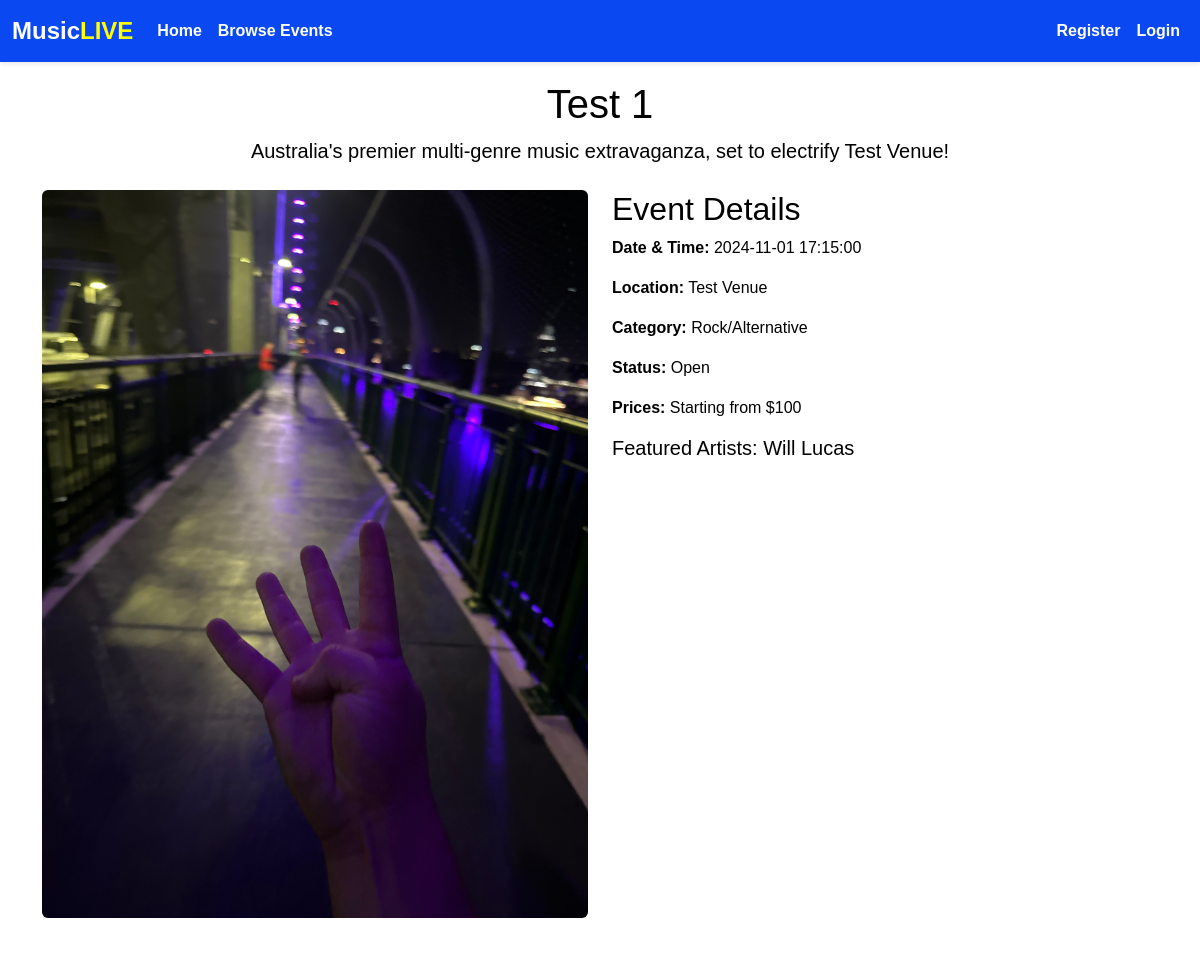
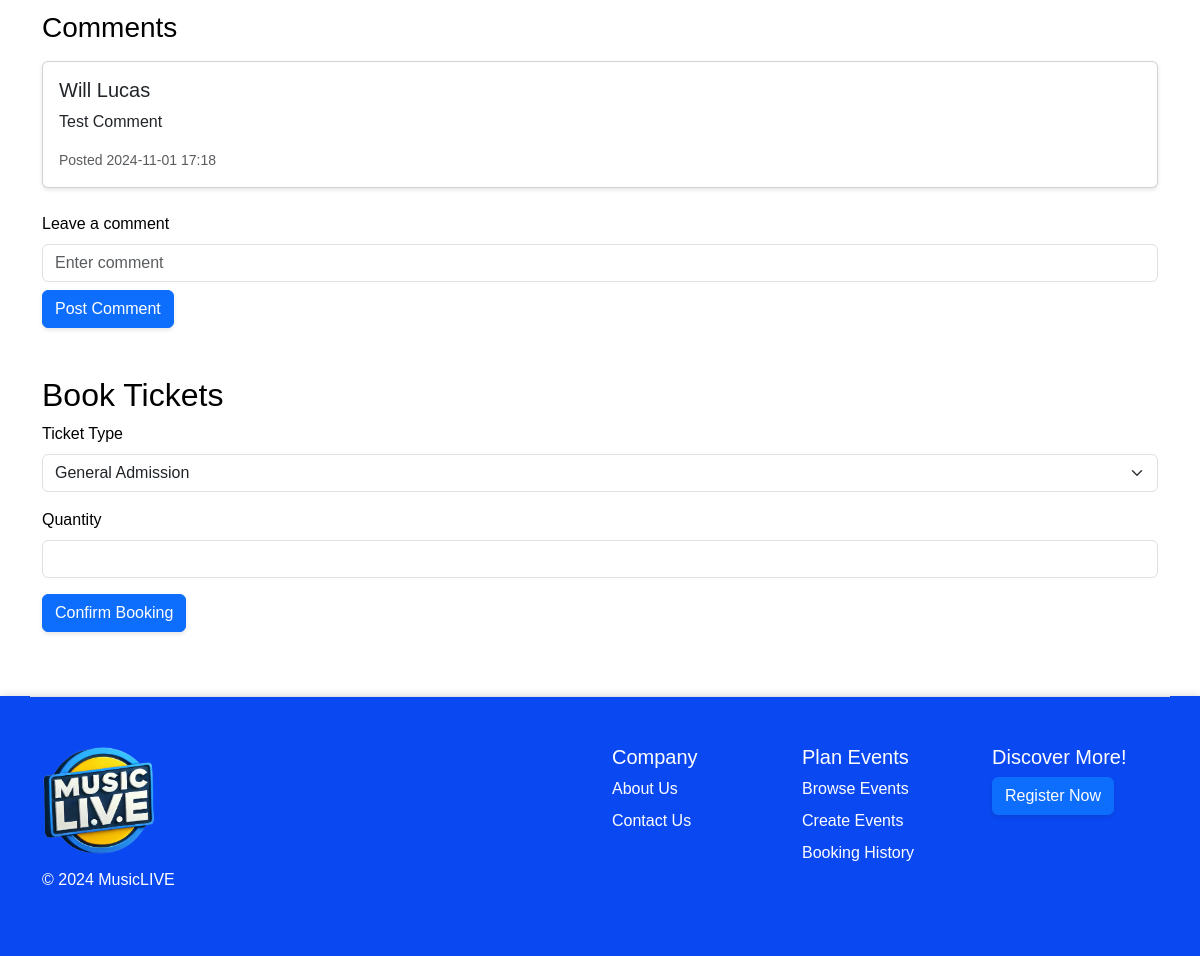
The app's page /show/1 with its own data (2 pictures, top to bottom).
### website/models.py (models this page shows, shortened)
class Event(db.Model):
    __tablename__ = 'events'
    class Genre(Enum):
        ROCK_ALT = "Rock/Alternative"
        POP_FOLK = "Pop/Folk"
        EDM = "Electronic/Dance"
        HIPHOP_RNB = "Hip-Hop/R&B"
        def __str__(self):
            return self.value
    class Status(Enum):
        OPEN = "Open"
        SOLDOUT = "Sold Out"
        CANCELLED = "Cancelled"
        INACTIVE = "Inactive"
        def __str__(self):
            return self.value
    id = db.Column(db.Integer, primary_key=True)
    name = db.Column(db.String(100), index=True, unique=True, nullable=False)
    datetime = db.Column(db.DateTime, nullable=False)
    venue = db.Column(db.String(100), nullable=False)
    genre = db.Column(db.Enum(Genre), nullable=False)
    ticket_price = db.Column(db.Integer, nullable=False)
    image = db.Column(db.String(400))
    artists = db.Column(db.String(100), nullable=False)
    status = db.Column(db.Enum(Status), nullable=False)
    creator_id = db.Column(db.Integer, db.ForeignKey("users.id"), nullable=False)

class Comment(db.Model):
    __tablename__ = 'comments'
    id = db.Column(db.Integer, primary_key=True)
    text = db.Column(db.String(400))
    created_at = db.Column(db.DateTime, default=datetime.now())
    user_id = db.Column(db.Integer, db.ForeignKey('users.id'), nullable=False)
    event_id = db.Column(db.Integer, db.ForeignKey('events.id'), nullable=False)

class User(db.Model, UserMixin):
    __tablename__ = 'users'
    id = db.Column(db.Integer, primary_key=True)
    first_name = db.Column(db.String(100), nullable=False)
    last_name = db.Column(db.String(100), nullable=False)
    email = db.Column(db.String(100), unique=True, nullable=False)
    password_hash = db.Column(db.String(255), nullable=False)
    phone_number = db.Column(db.Integer, nullable=False)
    comments = db.relationship('Comment', backref='author', lazy=True)
    orders = db.relationship('Order', backref='buyer', lazy=True)

### website/events.py (the view, shortened to what this page needs)
@event_bp.route('/show/<int:id>', methods=['GET', 'POST'])
def show(id):
    event = db.session.scalar(db.select(Event).where(Event.id == id))
    comments = db.session.scalars(db.select(Comment).where(Comment.event_id == id)).all()
    cform = CreateCommentForm()
    bform = PlaceOrderForm()
    return render_template('event_details.html', Comment=Comment, event=event, comments=comments, cform=cform, bform=bform, title="MusicLIVE | " + event.name)

### website/forms.py
class CreateCommentForm(FlaskForm):
    comment_text=StringField("Comment", validators=[InputRequired()])
    post_comment=SubmitField("Post Comment")

class PlaceOrderForm(FlaskForm):
    ticket_quantity = IntegerField("Number of Tickets", validators=[InputRequired(), NumberRange(min=1, max=10)])
    ticket_type = SelectField("Ticket Type", choices=[("NORMAL","General Admission"),("VIP","VIP")], validators=[InputRequired()])
    place_order = SubmitField("Confirm Booking")

### website/templates/event_details.html (shortened to what this page needs)
{% extends "base.html" %}
{% block content %}
    <main>
        <div class="container text-center mt-5">
            <h1>{{ event.name }}</h1>
            <p class="lead">Australia's premier multi-genre music extravaganza, set to electrify {{ event.venue }}!</p>
        </div>
        <div class="container mt-4">
            <div class="row">
                <div class="col-md-6">
                    <img src="{{ url_for('static', filename='event_images/' + event.image) }}" class="img-fluid rounded" alt="{{ event.name }}">
                </div>
                <div class="col-md-6">
                    <h2>Event Details</h2>
                    <p><strong>Date & Time:</strong> {{ event.datetime }} </p>
                    <p><strong>Location:</strong> {{ event.venue }}</p>
                    <p><strong>Category:</strong> {{ event.genre }}</p>
                    <p><strong>Status:</strong> {{ event.status }}</p>
                    <p><strong>Prices:</strong> Starting from ${{ event.ticket_price }}</p>
                    <h5>Featured Artists: {{ event.artists }}</h5>
                </div>
            </div>
        </div>
        <div class="container mt-5">
            <h3>Comments</h3>
            {% for comment in comments %}
                <div class="card mt-3">
                    <div class="card-body">
                        <h5 class="card-title">{{ comment.author.first_name }} {{ comment.author.last_name }}</h5>
                        <p class="card-text">{{ comment.text }}</p>
                        <p class="card-text"><small class="text-muted">Posted {{ comment.created_at.strftime('%Y-%m-%d %H:%M') }}</small></p>
                    </div>
                </div>
            {% endfor %}
            <form class="mt-4" method="POST" action="{{ url_for('event.show', id=event.id) }}">
                <label for="text" class="form-label">Leave a comment</label>
                {{ cform.comment_text(class="form-control", placeholder="Enter comment") }}
                <button type="submit" class="btn btn-primary mt-2">Post Comment</button>
            </form>
        </div>
        <div class="container mt-5">
            <h2>Book Tickets</h2>
            <form method="POST" action="{{ url_for('event.show', id=event.id) }}">
                <div class="mb-3">
                    <label for="ticket_type" class="form-label">Ticket Type</label>
                    {{ bform.ticket_type(class="form-select") }}
                </div>
                <div class="mb-3">
                    <label for="ticketQuantity" class="form-label">Quantity</label>
                    {{ bform.ticket_quantity(class="form-control") }}
                </div>
                <button type="submit" class="btn btn-primary mb-5">Confirm Booking</button>
            </form>
        </div>
    </main>
{% endblock %}

### website/static/style.css (style rules this page uses)
* { font-family: Helvetica, Arial, sans-serif; }
main { background-attachment: fixed; background-size: 100% 100%; min-height: 100vh; color: black; margin-top: 5rem; }
.card { background-color: rgba(255, 255, 255, 0.8); margin-bottom: 20px; box-shadow: 0 2px 4px rgba(0, 0, 0, 0.1); }
button { box-shadow: 0 2px 4px rgba(0, 0, 0, 0.1); }

### records on screen
Event: name "Test 1", venue "Test Venue", image (picture), datetime "2024-11-01 17:15:00", genre "Rock/Alternative", status "Open", ticket_price "100", artists "Will Lucas"
Comment: author.first_name "Will", author.last_name "Lucas", text "Test Comment", created_at "2024-11-01 17:18"
